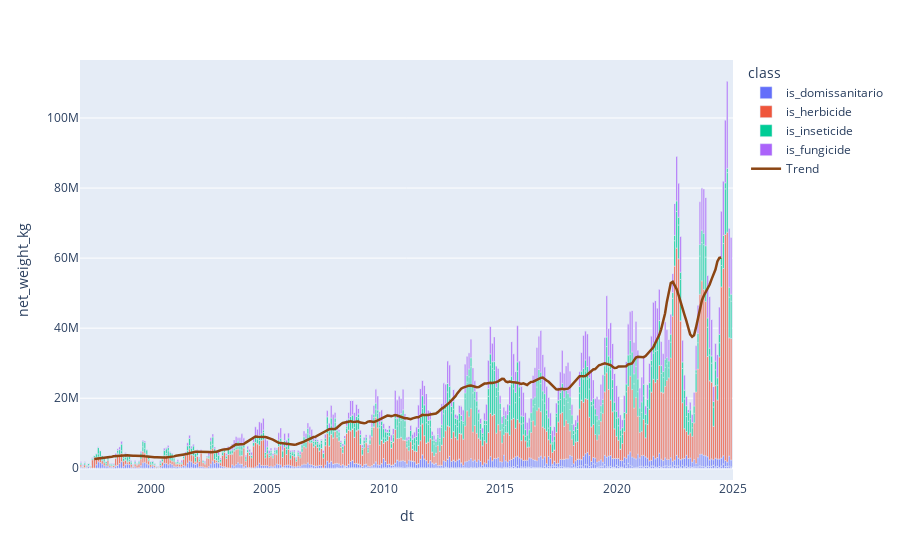

The code cell stored with this chart in its notebook:
### Code cell
fig = px.bar(
    melted_agg_df,
    x="dt",
    y="net_weight_kg",
    color="class"
)

# Add a line trace
fig.add_trace(go.Scatter(
    x=decomposed_ts.trend.index,  # Use the same x-axis values as the bar plot
    y=decomposed_ts.trend.values,  # Use the same y-axis values or a different column for the line
    mode='lines',  # Display as a line with markers
    name='Trend',  # Name for the legend
    line=dict(color='saddlebrown', width=2.5)  # Customize the line color and width
))

fig.show()

### Figure 1 — Plotly figure (JSON) as saved in the notebook; plotly's stock layout.template omitted (floating-point values rounded to 4 significant figures; data arrays with more than 128 entries replaced by an {"elided": "..."} marker saying what was removed)
{"data": [{"alignmentgroup": "True", "hovertemplate": "class=is_domissanitario<br>dt=%{x}<br>net_weight_kg=%{y}<extra></extra>", "legendgroup": "is_domissanitario", "marker": {"color": "#636efa", "pattern": {"shape": ""}}, "name": "is_domissanitario", "offsetgroup": "is_domissanitario", "orientation": "v", "showlegend": true, "textposition": "auto", "type": "bar", "x": {"elided": "942 str values"}, "xaxis": "x", "y": {"elided": "942 int values"}, "yaxis": "y"}, {"alignmentgroup": "True", "hovertemplate": "class=is_herbicide<br>dt=%{x}<br>net_weight_kg=%{y}<extra></extra>", "legendgroup": "is_herbicide", "marker": {"color": "#EF553B", "pattern": {"shape": ""}}, "name": "is_herbicide", "offsetgroup": "is_herbicide", "orientation": "v", "showlegend": true, "textposition": "auto", "type": "bar", "x": {"elided": "433 str values"}, "xaxis": "x", "y": {"elided": "433 int values"}, "yaxis": "y"}, {"alignmentgroup": "True", "hovertemplate": "class=is_inseticide<br>dt=%{x}<br>net_weight_kg=%{y}<extra></extra>", "legendgroup": "is_inseticide", "marker": {"color": "#00cc96", "pattern": {"shape": ""}}, "name": "is_inseticide", "offsetgroup": "is_inseticide", "orientation": "v", "showlegend": true, "textposition": "auto", "type": "bar", "x": {"elided": "717 str values"}, "xaxis": "x", "y": {"elided": "717 int values"}, "yaxis": "y"}, {"alignmentgroup": "True", "hovertemplate": "class=is_fungicide<br>dt=%{x}<br>net_weight_kg=%{y}<extra></extra>", "legendgroup": "is_fungicide", "marker": {"color": "#ab63fa", "pattern": {"shape": ""}}, "name": "is_fungicide", "offsetgroup": "is_fungicide", "orientation": "v", "showlegend": true, "textposition": "auto", "type": "bar", "x": {"elided": "561 str values"}, "xaxis": "x", "y": {"elided": "561 int values"}, "yaxis": "y"}, {"line": {"color": "saddlebrown", "width": 2.5}, "mode": "lines", "name": "Trend", "type": "scatter", "x": {"elided": "336 str values"}, "y": {"elided": "336 float values"}}], "layout": {"barmode": "relative", "legend": {"title": {"text": "class"}, "tracegroupgap": 0}, "margin": {"t": 60}, "xaxis": {"anchor": "y", "domain": [0, 1], "title": {"text": "dt"}}, "yaxis": {"anchor": "x", "domain": [0, 1], "title": {"text": "net_weight_kg"}}}}
